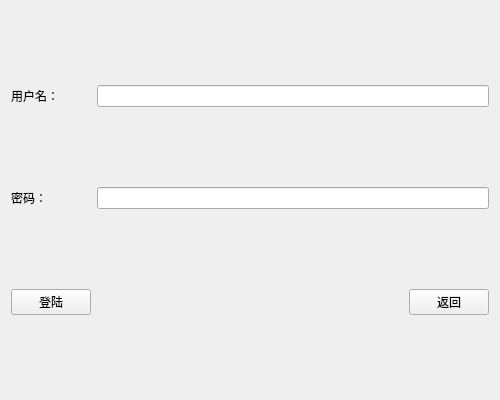
<?xml version="1.0" encoding="UTF-8"?>
<ui version="4.0">
 <class>EnterWidget</class>
 <widget class="QWidget" name="EnterWidget">
  <property name="geometry">
   <rect>
    <x>0</x>
    <y>0</y>
    <width>500</width>
    <height>400</height>
   </rect>
  </property>
  <property name="windowTitle">
   <string>Form</string>
  </property>
  <layout class="QGridLayout" name="gridLayout">
   <item row="0" column="0">
    <widget class="QLabel" name="label">
     <property name="text">
      <string>用户名：</string>
     </property>
    </widget>
   </item>
   <item row="0" column="1" colspan="2">
    <widget class="QLineEdit" name="lineEditId"/>
   </item>
   <item row="1" column="0">
    <widget class="QLabel" name="label_2">
     <property name="text">
      <string>密码：</string>
     </property>
    </widget>
   </item>
   <item row="1" column="1" colspan="2">
    <widget class="QLineEdit" name="lineEditPswd"/>
   </item>
   <item row="2" column="0">
    <widget class="QPushButton" name="ButtonLand">
     <property name="text">
      <string>登陆</string>
     </property>
    </widget>
   </item>
   <item row="2" column="1">
    <spacer name="horizontalSpacer">
     <property name="orientation">
      <enum>Qt::Horizontal</enum>
     </property>
     <property name="sizeHint" stdset="0">
      <size>
       <width>275</width>
       <height>20</height>
      </size>
     </property>
    </spacer>
   </item>
   <item row="2" column="2">
    <widget class="QPushButton" name="ButtonBack">
     <property name="text">
      <string>返回</string>
     </property>
    </widget>
   </item>
  </layout>
 </widget>
 <resources/>
 <connections/>
</ui>
